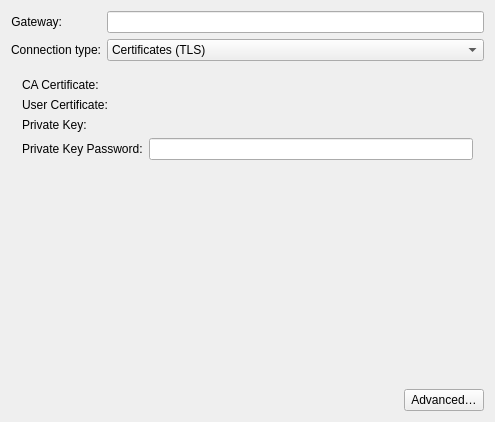
<?xml version="1.0" encoding="UTF-8"?>
<ui version="4.0">
 <class>OpenVPNProp</class>
 <widget class="QWidget" name="OpenVPNProp">
  <property name="geometry">
   <rect>
    <x>0</x>
    <y>0</y>
    <width>495</width>
    <height>422</height>
   </rect>
  </property>
  <layout class="QVBoxLayout" name="verticalLayout">
   <item>
    <layout class="QFormLayout" name="formLayout">
     <item row="0" column="0">
      <widget class="QLabel" name="textLabel3">
       <property name="text">
        <string>Gateway:</string>
       </property>
       <property name="alignment">
        <set>Qt::AlignRight|Qt::AlignTrailing|Qt::AlignVCenter</set>
       </property>
       <property name="wordWrap">
        <bool>false</bool>
       </property>
       <property name="buddy">
        <cstring>gateway</cstring>
       </property>
      </widget>
     </item>
     <item row="0" column="1">
      <widget class="QLineEdit" name="gateway">
       <property name="toolTip">
        <string>Remote gateways(s), with optional port and protocol (e.g. ovpn.corp.com:1234:tcp).
You can specify multiple hosts for redundancy (use commas or spaces as delimiters).</string>
       </property>
       <property name="clearButtonEnabled">
        <bool>true</bool>
       </property>
      </widget>
     </item>
     <item row="1" column="0">
      <widget class="QLabel" name="labelConnectionType">
       <property name="text">
        <string>Connection type:</string>
       </property>
       <property name="alignment">
        <set>Qt::AlignRight|Qt::AlignTrailing|Qt::AlignVCenter</set>
       </property>
       <property name="wordWrap">
        <bool>false</bool>
       </property>
       <property name="buddy">
        <cstring>cmbConnectionType</cstring>
       </property>
      </widget>
     </item>
     <item row="1" column="1">
      <widget class="QComboBox" name="cmbConnectionType">
       <property name="sizePolicy">
        <sizepolicy hsizetype="MinimumExpanding" vsizetype="Fixed">
         <horstretch>0</horstretch>
         <verstretch>0</verstretch>
        </sizepolicy>
       </property>
       <property name="toolTip">
        <string>Select an authentication mode.</string>
       </property>
       <item>
        <property name="text">
         <string>Certificates (TLS)</string>
        </property>
       </item>
       <item>
        <property name="text">
         <string>Static Key</string>
        </property>
       </item>
       <item>
        <property name="text">
         <string>Password</string>
        </property>
       </item>
       <item>
        <property name="text">
         <string>Password with Certificates (TLS)</string>
        </property>
       </item>
       <item>
        <property name="text">
         <string>PKCS#11 (TLS)</string>
        </property>
       </item>
      </widget>
     </item>
    </layout>
   </item>
   <item>
    <widget class="QStackedWidget" name="stackedWidget">
     <property name="currentIndex">
      <number>0</number>
     </property>
     <widget class="QWidget" name="page">
      <layout class="QFormLayout" name="formLayout_2">
       <item row="0" column="0">
        <widget class="QLabel" name="textLabel2">
         <property name="text">
          <string>CA Certificate:</string>
         </property>
         <property name="wordWrap">
          <bool>false</bool>
         </property>
         <property name="buddy">
          <cstring>x509CaFile</cstring>
         </property>
        </widget>
       </item>
       <item row="0" column="1">
        <widget class="KUrlRequester" name="x509CaFile">
         <property name="toolTip">
          <string>Certificate authority (CA) file in .pem format.</string>
         </property>
         <property name="nameFilters">
          <StringList>
           <string notr="true">*.pem *.crt *.key *.cer *.p12</string>
          </StringList>
         </property>
        </widget>
       </item>
       <item row="1" column="0">
        <widget class="QLabel" name="textLabel3_2">
         <property name="text">
          <string>User Certificate:</string>
         </property>
         <property name="wordWrap">
          <bool>false</bool>
         </property>
         <property name="buddy">
          <cstring>x509Cert</cstring>
         </property>
        </widget>
       </item>
       <item row="1" column="1">
        <widget class="KUrlRequester" name="x509Cert">
         <property name="toolTip">
          <string>Local peer's signed certificate in .pem format (signed by CA of CA Certificate).</string>
         </property>
         <property name="nameFilters">
          <StringList>
           <string notr="true">*.pem *.crt *.key *.cer *.p12</string>
          </StringList>
         </property>
        </widget>
       </item>
       <item row="2" column="0">
        <widget class="QLabel" name="textLabel4">
         <property name="text">
          <string>Private Key:</string>
         </property>
         <property name="wordWrap">
          <bool>false</bool>
         </property>
         <property name="buddy">
          <cstring>x509Key</cstring>
         </property>
        </widget>
       </item>
       <item row="2" column="1">
        <widget class="KUrlRequester" name="x509Key">
         <property name="toolTip">
          <string>Local peer's private key in .pem format.</string>
         </property>
         <property name="nameFilters">
          <StringList>
           <string notr="true">*.pem *.crt *.key *.cer *.p12</string>
          </StringList>
         </property>
        </widget>
       </item>
       <item row="3" column="0">
        <widget class="QLabel" name="label_7">
         <property name="text">
          <string>Private Key Password:</string>
         </property>
        </widget>
       </item>
       <item row="3" column="1">
        <layout class="QHBoxLayout" name="horizontalLayout_3">
         <item>
          <widget class="PasswordField" name="x509KeyPassword">
           <property name="toolTip">
            <string>Password for private key.</string>
           </property>
           <property name="passwordModeEnabled" stdset="0">
            <bool>true</bool>
           </property>
          </widget>
         </item>
        </layout>
       </item>
       <item row="4" column="0" colspan="2">
        <spacer name="verticalSpacer">
         <property name="orientation">
          <enum>Qt::Vertical</enum>
         </property>
         <property name="sizeHint" stdset="0">
          <size>
           <width>347</width>
           <height>206</height>
          </size>
         </property>
        </spacer>
       </item>
      </layout>
     </widget>
     <widget class="QWidget" name="page_2">
      <layout class="QFormLayout" name="formLayout_3">
       <item row="0" column="0">
        <widget class="QLabel" name="textLabel5">
         <property name="text">
          <string>Static Key:</string>
         </property>
         <property name="wordWrap">
          <bool>false</bool>
         </property>
         <property name="buddy">
          <cstring>pskSharedKey</cstring>
         </property>
        </widget>
       </item>
       <item row="0" column="1">
        <widget class="KUrlRequester" name="pskSharedKey">
         <property name="toolTip">
          <string>Pre-shared file for Static Key encryption mode (non-TLS).</string>
         </property>
         <property name="nameFilters">
          <StringList>
           <string notr="true">*.key</string>
          </StringList>
         </property>
        </widget>
       </item>
       <item row="1" column="0">
        <widget class="QLabel" name="label_16">
         <property name="text">
          <string>Key Direction:</string>
         </property>
        </widget>
       </item>
       <item row="1" column="1">
        <widget class="QComboBox" name="cmbKeyDirection">
         <property name="sizePolicy">
          <sizepolicy hsizetype="Expanding" vsizetype="Fixed">
           <horstretch>0</horstretch>
           <verstretch>0</verstretch>
          </sizepolicy>
         </property>
         <property name="toolTip">
          <string>Direction for Static Key encryption mode (non-TLS).</string>
         </property>
         <property name="whatsThis">
          <string>If key direction is used, it must be the opposite of that used on the VPN peer.</string>
         </property>
         <item>
          <property name="text">
           <string comment="No &quot;Key Direction&quot;">None</string>
          </property>
         </item>
         <item>
          <property name="text">
           <string>0</string>
          </property>
         </item>
         <item>
          <property name="text">
           <string>1</string>
          </property>
         </item>
        </widget>
       </item>
       <item row="4" column="0">
        <widget class="QLabel" name="textLabel6">
         <property name="text">
          <string>Local IP Address:</string>
         </property>
         <property name="wordWrap">
          <bool>false</bool>
         </property>
         <property name="buddy">
          <cstring>pskLocalIp</cstring>
         </property>
        </widget>
       </item>
       <item row="4" column="1">
        <widget class="QLineEdit" name="pskLocalIp">
         <property name="toolTip">
          <string>IP address of the remote VPN endpoint.</string>
         </property>
         <property name="clearButtonEnabled">
          <bool>true</bool>
         </property>
        </widget>
       </item>
       <item row="6" column="0">
        <widget class="QLabel" name="textLabel7">
         <property name="text">
          <string>Remote IP Address:</string>
         </property>
         <property name="wordWrap">
          <bool>false</bool>
         </property>
         <property name="buddy">
          <cstring>pskRemoteIp</cstring>
         </property>
        </widget>
       </item>
       <item row="6" column="1">
        <widget class="QLineEdit" name="pskRemoteIp">
         <property name="toolTip">
          <string>IP address of the local VPN endpoint.</string>
         </property>
         <property name="clearButtonEnabled">
          <bool>true</bool>
         </property>
        </widget>
       </item>
       <item row="7" column="0" colspan="2">
        <spacer name="verticalSpacer_2">
         <property name="orientation">
          <enum>Qt::Vertical</enum>
         </property>
         <property name="sizeHint" stdset="0">
          <size>
           <width>20</width>
           <height>0</height>
          </size>
         </property>
        </spacer>
       </item>
       <item row="3" column="1">
        <widget class="QLabel" name="lblKeyDirection">
         <property name="sizePolicy">
          <sizepolicy hsizetype="Expanding" vsizetype="Expanding">
           <horstretch>0</horstretch>
           <verstretch>0</verstretch>
          </sizepolicy>
         </property>
         <property name="font">
          <font>
           <italic>true</italic>
          </font>
         </property>
         <property name="text">
          <string>If key direction is used, it must be the opposite of that used on the VPN peer. For example, if the peer uses '1', this connection must use '0'. If you are unsure what value to use, contact your system administrator.</string>
         </property>
         <property name="textFormat">
          <enum>Qt::AutoText</enum>
         </property>
         <property name="scaledContents">
          <bool>false</bool>
         </property>
         <property name="wordWrap">
          <bool>true</bool>
         </property>
        </widget>
       </item>
      </layout>
     </widget>
     <widget class="QWidget" name="page_3">
      <layout class="QFormLayout" name="formLayout_4">
       <item row="0" column="0">
        <widget class="QLabel" name="textLabel8">
         <property name="text">
          <string>CA Certificate:</string>
         </property>
         <property name="alignment">
          <set>Qt::AlignRight|Qt::AlignTrailing|Qt::AlignVCenter</set>
         </property>
         <property name="wordWrap">
          <bool>false</bool>
         </property>
         <property name="buddy">
          <cstring>passCaFile</cstring>
         </property>
        </widget>
       </item>
       <item row="0" column="1">
        <widget class="KUrlRequester" name="passCaFile">
         <property name="toolTip">
          <string>Certificate authority (CA) file in .pem format.</string>
         </property>
         <property name="nameFilters">
          <StringList>
           <string notr="true">*.pem *.crt *.key *.cer</string>
          </StringList>
         </property>
        </widget>
       </item>
       <item row="1" column="0">
        <widget class="QLabel" name="textLabel9">
         <property name="text">
          <string comment="like in Username for athentication">Username:</string>
         </property>
         <property name="alignment">
          <set>Qt::AlignRight|Qt::AlignTrailing|Qt::AlignVCenter</set>
         </property>
         <property name="wordWrap">
          <bool>false</bool>
         </property>
         <property name="buddy">
          <cstring>passUserName</cstring>
         </property>
        </widget>
       </item>
       <item row="1" column="1">
        <widget class="QLineEdit" name="passUserName">
         <property name="toolTip">
          <string>Username passed to OpenVPN when prompted for it.</string>
         </property>
         <property name="clearButtonEnabled">
          <bool>true</bool>
         </property>
        </widget>
       </item>
       <item row="2" column="0">
        <widget class="QLabel" name="label_2">
         <property name="text">
          <string>Password:</string>
         </property>
         <property name="alignment">
          <set>Qt::AlignRight|Qt::AlignTrailing|Qt::AlignVCenter</set>
         </property>
        </widget>
       </item>
       <item row="2" column="1">
        <layout class="QHBoxLayout" name="horizontalLayout_11">
         <item>
          <widget class="PasswordField" name="passPassword">
           <property name="enabled">
            <bool>true</bool>
           </property>
           <property name="toolTip">
            <string>Password passed to OpenVPN when prompted for it.</string>
           </property>
           <property name="passwordModeEnabled" stdset="0">
            <bool>true</bool>
           </property>
          </widget>
         </item>
        </layout>
       </item>
       <item row="3" column="0" colspan="2">
        <spacer name="verticalSpacer_3">
         <property name="orientation">
          <enum>Qt::Vertical</enum>
         </property>
         <property name="sizeHint" stdset="0">
          <size>
           <width>20</width>
           <height>0</height>
          </size>
         </property>
        </spacer>
       </item>
      </layout>
     </widget>
     <widget class="QWidget" name="page_4">
      <layout class="QFormLayout" name="formLayout_5">
       <item row="0" column="0">
        <widget class="QLabel" name="textLabel2_2">
         <property name="text">
          <string>CA Certificate:</string>
         </property>
         <property name="wordWrap">
          <bool>false</bool>
         </property>
         <property name="buddy">
          <cstring>x509PassCaFile</cstring>
         </property>
        </widget>
       </item>
       <item row="0" column="1">
        <widget class="KUrlRequester" name="x509PassCaFile">
         <property name="toolTip">
          <string>Certificate authority (CA) file in .pem format.</string>
         </property>
         <property name="nameFilters">
          <StringList>
           <string notr="true">*.pem *.crt *.key *.cer *.p12</string>
          </StringList>
         </property>
        </widget>
       </item>
       <item row="1" column="0">
        <widget class="QLabel" name="textLabel3_2_2">
         <property name="text">
          <string>User Certificate:</string>
         </property>
         <property name="wordWrap">
          <bool>false</bool>
         </property>
         <property name="buddy">
          <cstring>x509PassCert</cstring>
         </property>
        </widget>
       </item>
       <item row="1" column="1">
        <widget class="KUrlRequester" name="x509PassCert">
         <property name="toolTip">
          <string>Local peer's signed certificate in .pem format (signed by CA of CA Certificate).</string>
         </property>
         <property name="nameFilters">
          <StringList>
           <string notr="true">*.pem *.crt *.key *.cer *.p12</string>
          </StringList>
         </property>
        </widget>
       </item>
       <item row="2" column="0">
        <widget class="QLabel" name="textLabel4_2">
         <property name="text">
          <string>Private Key:</string>
         </property>
         <property name="wordWrap">
          <bool>false</bool>
         </property>
         <property name="buddy">
          <cstring>x509PassKey</cstring>
         </property>
        </widget>
       </item>
       <item row="2" column="1">
        <widget class="KUrlRequester" name="x509PassKey">
         <property name="toolTip">
          <string>Local peer's private key in .pem format.</string>
         </property>
         <property name="nameFilters">
          <StringList>
           <string notr="true">*.pem *.crt *.key *.cer *.p12</string>
          </StringList>
         </property>
        </widget>
       </item>
       <item row="3" column="0">
        <widget class="QLabel" name="label_6">
         <property name="text">
          <string>Private Key Password:</string>
         </property>
        </widget>
       </item>
       <item row="3" column="1">
        <layout class="QHBoxLayout" name="horizontalLayout_12">
         <item>
          <widget class="PasswordField" name="x509PassKeyPassword">
           <property name="toolTip">
            <string>Password for private key.</string>
           </property>
           <property name="passwordModeEnabled" stdset="0">
            <bool>true</bool>
           </property>
          </widget>
         </item>
        </layout>
       </item>
       <item row="4" column="0">
        <widget class="QLabel" name="textLabel9_2">
         <property name="text">
          <string comment="like in Username for athentication">Username:</string>
         </property>
         <property name="wordWrap">
          <bool>false</bool>
         </property>
         <property name="buddy">
          <cstring>x509PassUsername</cstring>
         </property>
        </widget>
       </item>
       <item row="4" column="1">
        <widget class="QLineEdit" name="x509PassUsername">
         <property name="toolTip">
          <string>Username passed to OpenVPN when prompted for it.</string>
         </property>
         <property name="clearButtonEnabled">
          <bool>true</bool>
         </property>
        </widget>
       </item>
       <item row="5" column="0">
        <widget class="QLabel" name="label">
         <property name="text">
          <string>Password:</string>
         </property>
        </widget>
       </item>
       <item row="5" column="1">
        <layout class="QHBoxLayout" name="horizontalLayout_13">
         <item>
          <widget class="PasswordField" name="x509PassPassword">
           <property name="enabled">
            <bool>true</bool>
           </property>
           <property name="toolTip">
            <string>Password passed to OpenVPN when prompted for it.</string>
           </property>
           <property name="passwordModeEnabled" stdset="0">
            <bool>true</bool>
           </property>
          </widget>
         </item>
        </layout>
       </item>
       <item row="6" column="0" colspan="2">
        <spacer name="verticalSpacer_4">
         <property name="orientation">
          <enum>Qt::Vertical</enum>
         </property>
         <property name="sizeHint" stdset="0">
          <size>
           <width>20</width>
           <height>0</height>
          </size>
         </property>
        </spacer>
       </item>
      </layout>
     </widget>
     <widget class="QWidget" name="page_5">
      <layout class="QFormLayout" name="formLayout_6">
       <item row="0" column="0">
        <widget class="QLabel" name="textLabel5_2">
         <property name="text">
          <string>CA Certificate:</string>
         </property>
         <property name="wordWrap">
          <bool>false</bool>
         </property>
         <property name="buddy">
          <cstring>pkcs11CaFile</cstring>
         </property>
        </widget>
       </item>
       <item row="0" column="1">
        <widget class="KUrlRequester" name="pkcs11CaFile">
         <property name="toolTip">
          <string>Certificate authority (CA) file in .pem format.</string>
         </property>
         <property name="nameFilters">
          <StringList>
           <string notr="true">*.pem *.crt *.key *.cer *.p12</string>
          </StringList>
         </property>
        </widget>
       </item>
       <item row="1" column="0">
        <widget class="QLabel" name="textLabel5_2_2">
         <property name="text">
          <string>PKCS#11 Provider:</string>
         </property>
         <property name="wordWrap">
          <bool>false</bool>
         </property>
         <property name="buddy">
          <cstring>pkcs11Providers</cstring>
         </property>
        </widget>
       </item>
       <item row="1" column="1">
        <widget class="QComboBox" name="pkcs11Providers">
         <property name="sizePolicy">
          <sizepolicy hsizetype="Expanding" vsizetype="Fixed">
           <horstretch>0</horstretch>
           <verstretch>0</verstretch>
          </sizepolicy>
         </property>
         <property name="toolTip">
          <string>PKCS#11 provider library path.</string>
         </property>
        </widget>
       </item>
       <item row="2" column="0">
        <widget class="QLabel" name="textLabel6_2">
         <property name="text">
          <string>PKCS#11 ID:</string>
         </property>
         <property name="wordWrap">
          <bool>false</bool>
         </property>
         <property name="buddy">
          <cstring>pkcs11Id</cstring>
         </property>
        </widget>
       </item>
       <item row="2" column="1">
        <widget class="QComboBox" name="pkcs11Id">
         <property name="sizePolicy">
          <sizepolicy hsizetype="Expanding" vsizetype="Fixed">
           <horstretch>0</horstretch>
           <verstretch>0</verstretch>
          </sizepolicy>
         </property>
         <property name="toolTip">
          <string>PKCS#11 certificate identifier.</string>
         </property>
        </widget>
       </item>
       <item row="3" column="0">
        <widget class="QLabel" name="label_6_3">
         <property name="text">
          <string>PKCS#11 PIN:</string>
         </property>
        </widget>
       </item>
       <item row="3" column="1">
        <layout class="QHBoxLayout" name="horizontalLayout_18">
         <item>
          <widget class="PasswordField" name="pkcs11Pin">
           <property name="enabled">
            <bool>true</bool>
           </property>
           <property name="toolTip">
            <string>PIN code used to unlock the PKCS#11 token when prompted by OpenVPN. If omitted, OpenVPN will request it interactively when needed.</string>
           </property>
           <property name="passwordModeEnabled" stdset="0">
            <bool>true</bool>
           </property>
          </widget>
         </item>
        </layout>
       </item>
       <item row="4" column="0" colspan="2">
        <spacer name="verticalSpacer_5">
         <property name="orientation">
          <enum>Qt::Vertical</enum>
         </property>
         <property name="sizeHint" stdset="0">
          <size>
           <width>347</width>
           <height>206</height>
          </size>
         </property>
        </spacer>
       </item>
      </layout>
     </widget>
    </widget>
   </item>
   <item>
    <layout class="QHBoxLayout" name="horizontalLayout">
     <item>
      <spacer name="horizontalSpacer">
       <property name="orientation">
        <enum>Qt::Horizontal</enum>
       </property>
       <property name="sizeHint" stdset="0">
        <size>
         <width>40</width>
         <height>20</height>
        </size>
       </property>
      </spacer>
     </item>
     <item>
      <widget class="QPushButton" name="btnAdvanced">
       <property name="text">
        <string>Advanced…</string>
       </property>
      </widget>
     </item>
    </layout>
   </item>
  </layout>
 </widget>
 <layoutdefault spacing="6" margin="11"/>
 <customwidgets>
  <customwidget>
   <class>KUrlRequester</class>
   <extends>QWidget</extends>
   <header>kurlrequester.h</header>
  </customwidget>
  <customwidget>
   <class>PasswordField</class>
   <extends>QLineEdit</extends>
   <header>passwordfield.h</header>
  </customwidget>
 </customwidgets>
 <tabstops>
  <tabstop>gateway</tabstop>
  <tabstop>cmbConnectionType</tabstop>
  <tabstop>x509CaFile</tabstop>
  <tabstop>x509Cert</tabstop>
  <tabstop>x509Key</tabstop>
  <tabstop>x509KeyPassword</tabstop>
  <tabstop>pkcs11Pin</tabstop>
  <tabstop>pskSharedKey</tabstop>
  <tabstop>cmbKeyDirection</tabstop>
  <tabstop>pskLocalIp</tabstop>
  <tabstop>pskRemoteIp</tabstop>
  <tabstop>passCaFile</tabstop>
  <tabstop>passUserName</tabstop>
  <tabstop>passPassword</tabstop>
  <tabstop>x509PassCaFile</tabstop>
  <tabstop>x509PassCert</tabstop>
  <tabstop>x509PassKey</tabstop>
  <tabstop>x509PassKeyPassword</tabstop>
  <tabstop>x509PassUsername</tabstop>
  <tabstop>x509PassPassword</tabstop>
 </tabstops>
 <resources/>
 <connections>
  <connection>
   <sender>cmbConnectionType</sender>
   <signal>currentIndexChanged(int)</signal>
   <receiver>stackedWidget</receiver>
   <slot>setCurrentIndex(int)</slot>
   <hints>
    <hint type="sourcelabel">
     <x>228</x>
     <y>80</y>
    </hint>
    <hint type="destinationlabel">
     <x>584</x>
     <y>150</y>
    </hint>
   </hints>
  </connection>
 </connections>
</ui>
